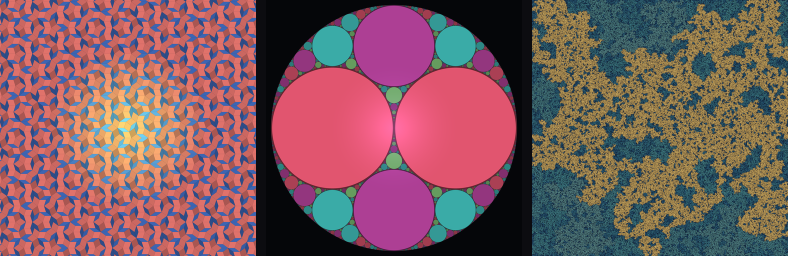
#> input picture gallery_contact_sheet.png, 1576 x 512 px, given in place of strip_1.png, which was not available (shown at 1/2 size)
$ python strip.py ../../gallery_contact_sheet.png 5
#> lines starting #> are read from the running program, lines starting #| are printed output that depends on the picture; pictures that were not available may be replaced by others from this repository, and a replacement may not be noted
"""The same lightbox (seed 9) at six moments: the light goes out.
usage: python3 strip.py OUT.png T"""
import sys, subprocess, os
from PIL import Image, ImageDraw, ImageFont
from concurrent.futures import ThreadPoolExecutor

out, T = sys.argv[1], int(sys.argv[2])
P = 1300
Ns = [1, 10, 100, 1214, 34963, T]
here = os.path.dirname(os.path.abspath(__file__))
tmp = os.path.join(here, '..', 'proto')
def job(N):
#> called with N = 1
    f = os.path.join(tmp, f'strip_{N}.png')
    if os.path.exists(f) and '--reuse' in sys.argv:
        return f
    subprocess.run(['python3', os.path.join(here, 'lightbox.py'), str(P), str(N), '9', f, '--dens', '0.13',
                    '--cy', '0.43', '--last=-0.260,0.156'], check=True)
#> (this line was passed over: subprocess is not available in this run)
    return f
with ThreadPoolExecutor(3) as ex:
    files = list(ex.map(job, Ns))
gap, mx, top = 0, 48, 40
capH = 520
W = mx * 2 + 3 * P
H = top + 2 * P + capH
import numpy as np
c0 = np.asarray(Image.open(files[0]))[:60, :60].reshape(-1, 3).mean(0)
#> c0 = [164.3, 99.54, 112.7]
grain = np.random.default_rng(3).normal(0, 1.6, (H, W, 1))
canvas = Image.fromarray(np.clip(c0[None, None, :] + grain, 0, 255).astype(np.uint8))
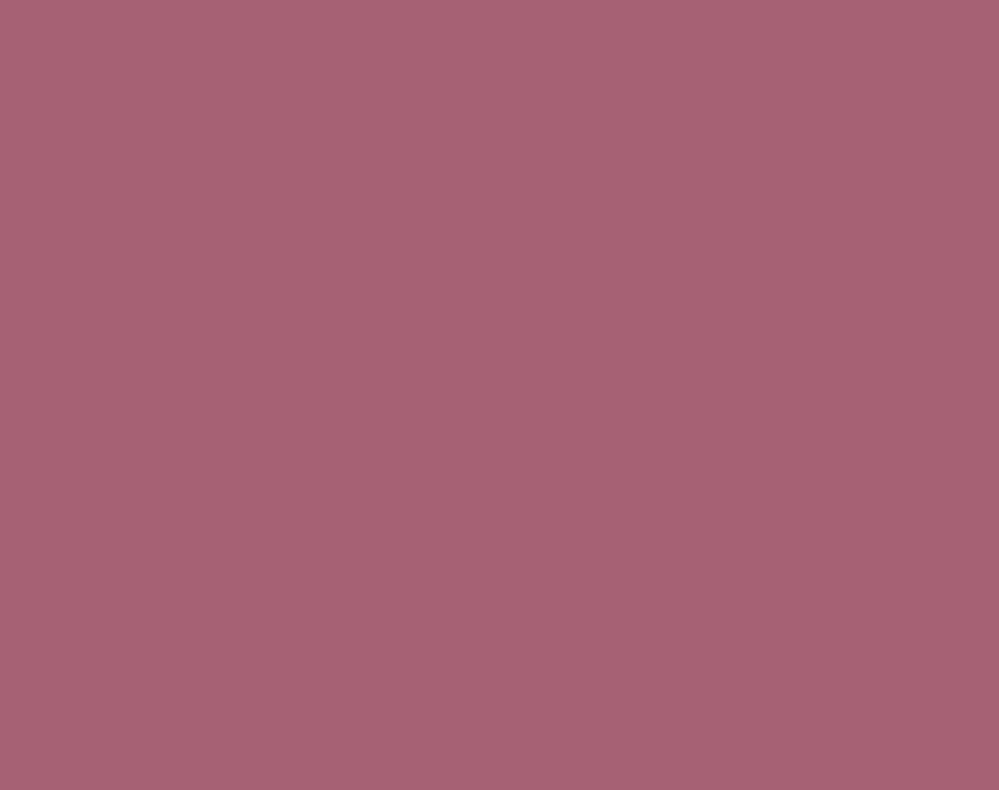
#> canvas: PIL image 3996x3160 RGB (shown at 1/4 size); mean R, G, B 163.8, 99, 112.2
F = '/usr/share/fonts/truetype/freefont/'
fL = ImageFont.truetype(F + 'FreeSerifItalic.ttf', 46)
fLb = ImageFont.truetype(F + 'FreeSerifBold.ttf', 46)
ink = (92, 77, 102)
labels = {1: 'one sheet', 10: 'ten', 100: 'a hundred', 1214: '1,214 (the large picture)',
          34963: '34,963: one hole left, smaller than a pixel', T: f'{T:,}: the last light goes out'}
dr = ImageDraw.Draw(canvas)
for k, (N, f) in enumerate(zip(Ns, files)):
    r, c = divmod(k, 3)
    x0, y0 = mx + c * P, top + r * P
    canvas.paste(Image.open(f), (x0, y0))
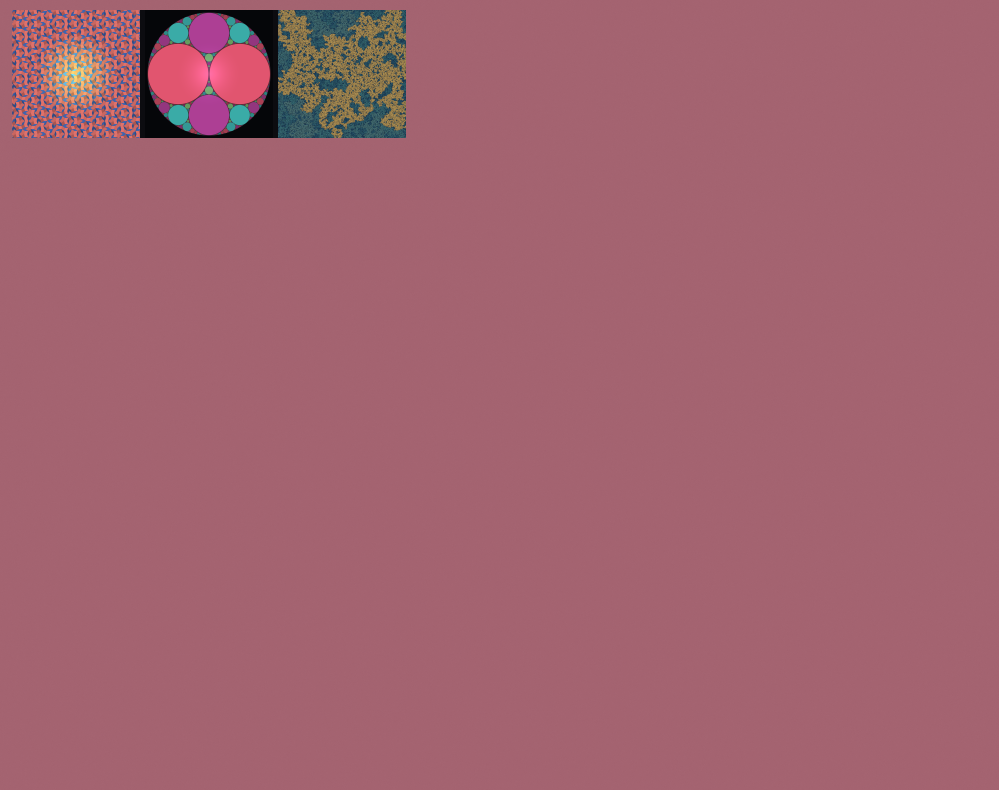
#> canvas: PIL image 3996x3160 RGB (shown at 1/4 size); mean R, G, B 161.4, 98.5, 111.1
    lab = labels[N]
    w = dr.textlength(lab, font=fL)
#> w = 161.6
    dr.text((x0 + P / 2 - w / 2, y0 + int(0.885 * P)), lab, font=fL, fill=ink)
#> pass 2 of the loop `for k, (N, f) in enumerate(zip(Ns, files)):`:
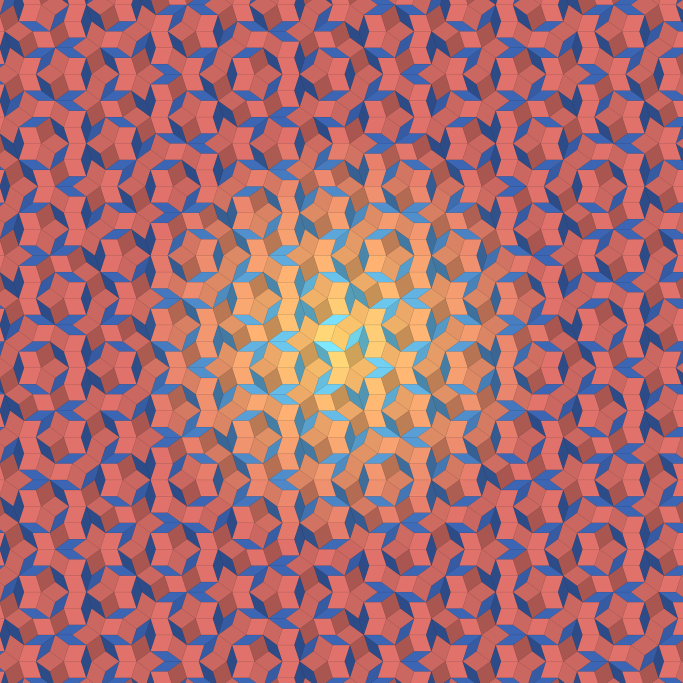
#> input picture 01_order_without_period.png, 2048 x 2048 px, given in place of strip_10.png, which was not available (shown at 1/3 size)
#> `canvas.paste(Image.open(f), (x0, y0))`:
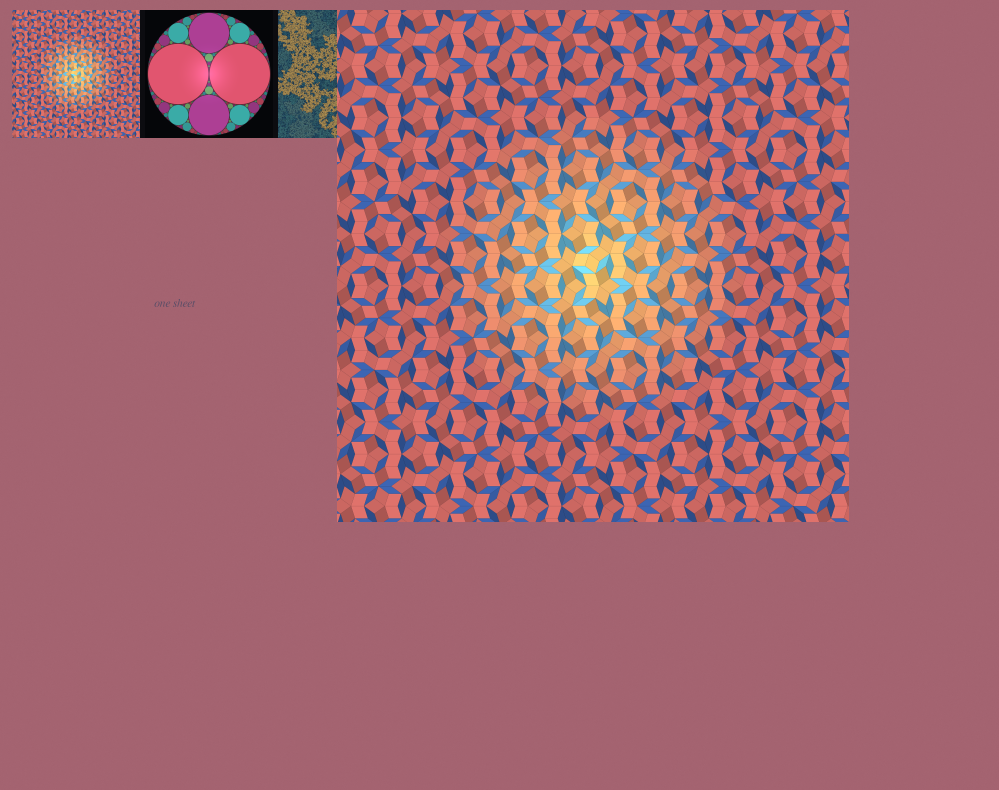
#> canvas: PIL image 3996x3160 RGB (shown at 1/4 size); mean R, G, B 162.7, 101.6, 112.6
#> w = 52.66
#> (the run stopped early here; a loop or call above may not have finished)
